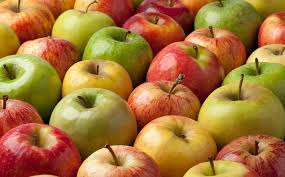
#> input picture 2023/Reconocimiento de imágenes de personas y objetos/Tema 1/2 Transformaciones-20230629/mezcla.png, 285 x 177 px
$ python a2-1histogramaB.py
#> lines starting #> are read from the running program, lines starting #| are printed output that depends on the picture
import cv2
import matplotlib.pyplot as plt
import numpy as np

imagen = cv2.imread("mezcla.png")
#> imagen is the input picture: shape (177, 285, 3); mean B, G, R 57.9, 116.8, 167.1
imagenRGB = cv2.cvtColor(imagen, cv2.COLOR_BGR2RGB) # BGR -> RGB
renglones = imagenRGB.shape[0]
#> renglones = 177
columnas = imagenRGB.shape[1]
#> columnas = 285

x = np.arange(0, 256)
r = np.zeros(256)
g = np.zeros(256)
b = np.zeros(256)
for ren in range(renglones):
    for col in range(columnas):
        pixel = imagenRGB[ren][col] # (r,g,b)
        r[pixel[0]] += 1
        g[pixel[1]] += 1
        b[pixel[2]] += 1
#> after the loop, b = 256 values, max 3254 at index 0, min 0 at index 216, mean 197.1; g = 256 values, max 369 at index 0, min 0 at index 251, mean 197.1; r = 256 values, max 1018 at index 255, min 0 at index 2, mean 197.1

#fig = plt.figure(figsize=(6, 6))
plt.plot(x, r, color="red")
plt.plot(x, g, color="green")
plt.plot(x, b, color="blue")
plt.axis('on')
plt.xlim(left=10)
plt.xlim(right=250)
plt.ylim(top=700)
plt.ylim(bottom=0)
plt.title("Histograma RGB")
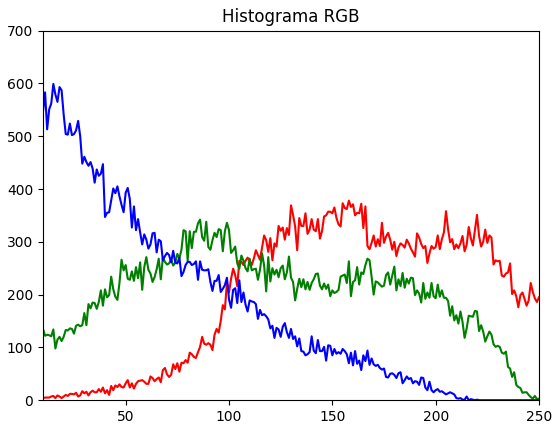
#> figure drawn by matplotlib, 1 panel; curve peaks at x = 255, y = 1018; curve peaks at x = 0, y = 369; curve peaks at x = 0, y = 3254

$ run again, with 2023/Reconocimiento de imágenes de personas y objetos/Tema 1/2 Transformaciones-20230629/clima1.png copied over 2023/Reconocimiento de imágenes de personas y objetos/Tema 1/2 Transformaciones-20230629/mezcla.png
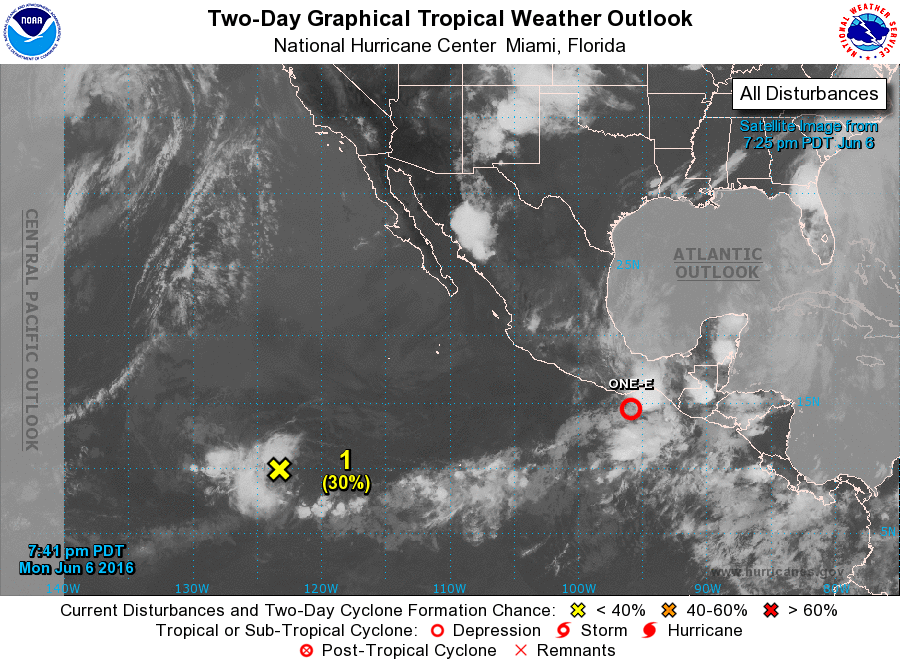
#> input picture 2023/Reconocimiento de imágenes de personas y objetos/Tema 1/2 Transformaciones-20230629/clima1.png, 900 x 665 px
#> imagen is the input picture: shape (665, 900, 3); mean B, G, R 134.8, 134.3, 133.5
#> after the loop `for ren in range(renglones):`: b = 256 values, max 105992 at index 255, min 0 at index 2, mean 2337.9; g = 256 values, max 105921 at index 255, min 0 at index 1, mean 2337.9; r = 256 values, max 112130 at index 255, min 0 at index 8, mean 2337.9
#> `plt.title("Histograma RGB")`:
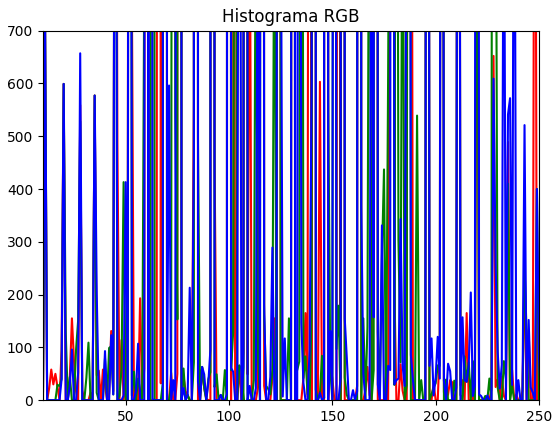
#> figure drawn by matplotlib, 1 panel; curve peaks at x = 255, y = 112130; curve peaks at x = 255, y = 105921; curve peaks at x = 255, y = 105992

$ run again, with 2023/Reconocimiento de imágenes de personas y objetos/Tema 1/2 Transformaciones-20230629/clima2.png copied over 2023/Reconocimiento de imágenes de personas y objetos/Tema 1/2 Transformaciones-20230629/mezcla.png
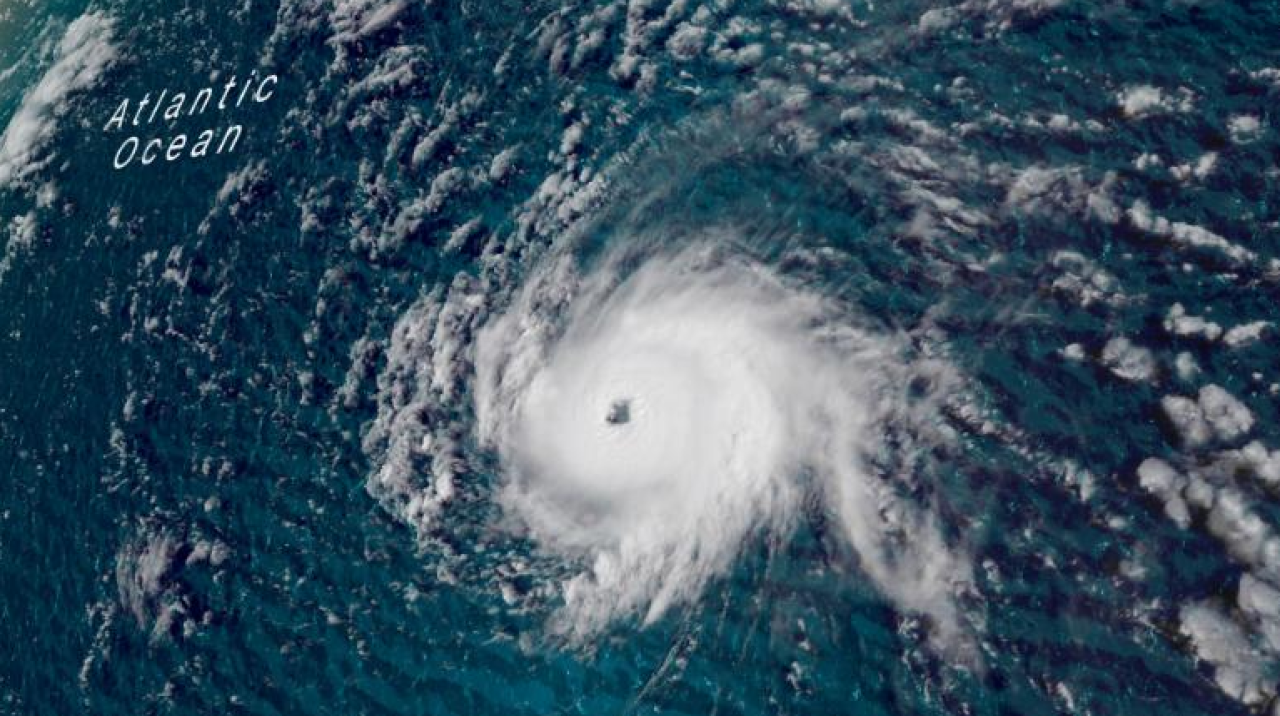
#> input picture 2023/Reconocimiento de imágenes de personas y objetos/Tema 1/2 Transformaciones-20230629/clima2.png, 1280 x 716 px
#> imagen is the input picture: shape (716, 1280, 3); mean B, G, R 96.2, 80.4, 57.3
#> after the loop `for ren in range(renglones):`: b = 256 values, max 16846 at index 63, min 0 at index 0, mean 3580; g = 256 values, max 13850 at index 40, min 0 at index 251, mean 3580; r = 256 values, max 74449 at index 0, min 0 at index 242, mean 3580
#> `plt.title("Histograma RGB")`:
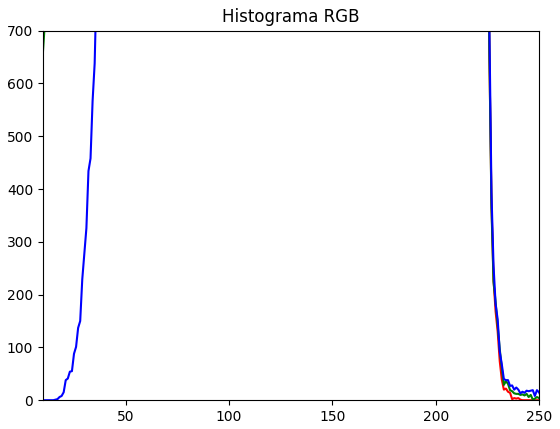
#> figure drawn by matplotlib, 1 panel; curve peaks at x = 0, y = 74449; curve peaks at x = 40, y = 13850; curve peaks at x = 63, y = 16846
